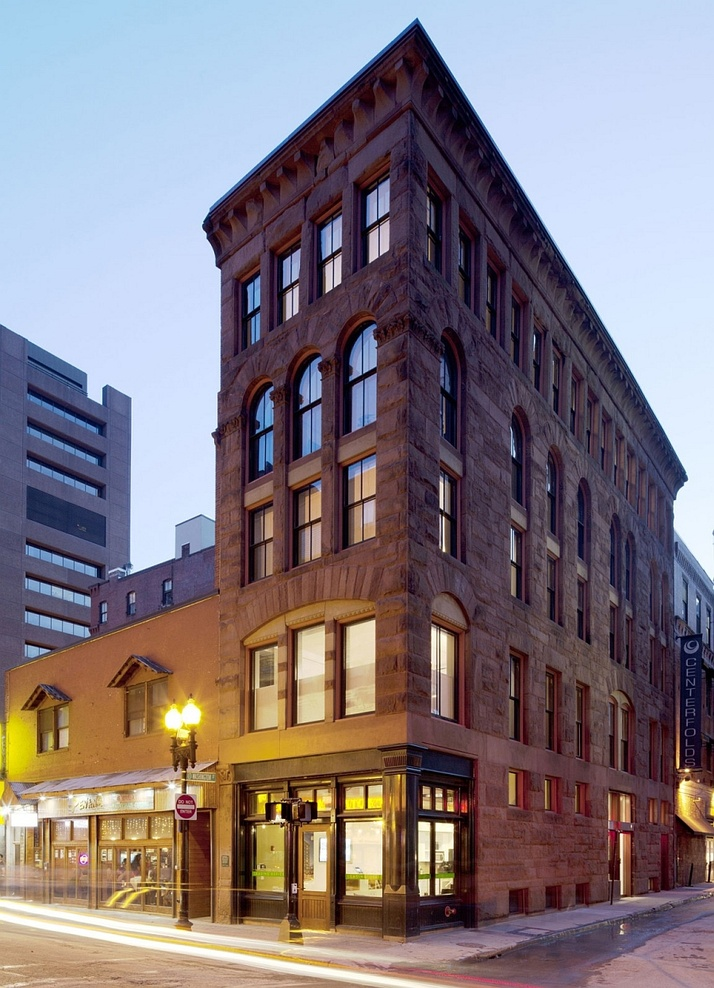
#> input picture A2/Q2/Exterior-of-the-hayden-building.jpg, 714 x 988 px, shrunk from 900 x 1246 before the run, found by its file name
$ jupyter execute code.ipynb
#> lines starting #> are read from the running program, lines starting #| are printed output that depends on the picture
# **DEPENDENCIES**

[cell 1]
import numpy as np
import matplotlib.pyplot as plt
from PIL import Image

# **DATASET**

[cell 2]
hayden_building_path = "/content/Exterior-of-the-hayden-building.jpg"

# **HARRIS CORNER DETECTION**
### `gaussian_mask(n, sigma=None)`

This function generates a 1D Gaussian kernel of size `n` with an optional standard deviation `sigma`. If `sigma` is not provided, it calculates an appropriate value based on the kernel size. The Gaussian kernel is used for smoothing and blurring images. Here's a breakdown:

- If `sigma` is not provided, it calculates an appropriate standard deviation `sigma` based on the kernel size.
- It generates a 1D array `X` representing the values from -(n//2) to n//2.
- It computes the Gaussian kernel by applying the Gaussian function to the array `X` using the calculated or provided `sigma`.

### `separable_conv(I, filter_x, filter_y)`

This function performs separable convolution on an input image `I` using two 1D convolution kernels, `filter_x` and `filter_y`. It separates the convolution process into two steps, first in the horizontal direction (`I_a`), and then in the vertical direction (`I_b`). Here's a breakdown:

- It calculates the dimensions of the input image `I` (height and width) and initializes two empty arrays, `I_a` and `I_b`, to store the results of convolution in the horizontal and vertical directions.
- It iterates over the horizontal direction, applying convolution with `filter_x` to obtain `I_a`.
- It then iterates over the vertical direction, applying convolution with `filter_y` to obtain the final result `I_b`.

### `detect(I, n_g=5, n_w=5, k=0.06)`

This is the main detection function, implementing the Harris corner detector. It calculates the corner response and other intermediate results for an input image `I`. Here's a breakdown:

- It calculates the dimensions of the input image `I` (height and width).
- It computes image gradients `I_x` and `I_y` using Sobel operators to detect edges.
- Gaussian smoothing is applied to `I_x` and `I_y` to reduce noise.
- The structure tensor elements `D` are computed using the gradients and Gaussian smoothing.
- The function extracts `P`, `Q`, and `R` from `D` and calculates corner response values `L_1` and `L_2`.
- Finally, the corner response image `C` is computed using the eigenvalues of the structure tensor and the Harris corner response formula.

The function returns `C` (corner response), `I_x` and `I_y` (gradient images), `L_1` and `L_2` (eigenvalues of the structure tensor). These values are used for corner detection and feature extraction in computer vision applications.

[cell 3]
def gaussian_mask(n, sigma=None):
    if sigma is None:
        sigma = 0.3 * (n // 2) + 0.8
    X = np.arange(-(n//2), n//2+1)
    kernel = np.exp(-(X**2)/(2*sigma**2))
    return kernel

def seperable_conv(I, filter_x, filter_y):
    h, w = I.shape[:2]
    n = filter_x.shape[0]//2
    I_a = np.zeros(I.shape)
    I_b = np.zeros(I.shape)
    for x in range(n, w-n):
        patch = I[:, x-n:x+n+1]
        I_a[:, x] = np.sum(patch * filter_x, 1)
    filter_y = np.expand_dims(filter_y, 1)
    for y in range(n, h-n):
        patch = I_a[y-n:y+n+1, :]
        I_b[y, :] = np.sum(patch * filter_y, 0)
    return I_b

def detect(I, n_g=5, n_w=5, k=0.06):
    h, w = I.shape
    sobel_1 = np.array([-1, 0, 1])
    sobel_2 = np.array([1, 2, 1])
    I_x = seperable_conv(I, sobel_1, sobel_2)
    I_y = seperable_conv(I, sobel_2, sobel_1)
    g_kernel = gaussian_mask(n_g)
    I_x = seperable_conv(I_x, g_kernel, g_kernel)
    I_y = seperable_conv(I_y, g_kernel, g_kernel)
    D_temp = np.zeros((h, w, 2, 2))
    D_temp[:, :, 0, 0] = np.square(I_x)
    D_temp[:, :, 0, 1] = I_x * I_y
    D_temp[:, :, 1, 0] = D_temp[:, :, 0, 1]
    D_temp[:, :, 1, 1] = np.square(I_y)
    g_filter = gaussian_mask(n_w)
    g_filter = np.dstack([g_filter] * 4).reshape(n_w, 2, 2)
    D = seperable_conv(D_temp, g_filter, g_filter)
    P = D[:, :, 0, 0]
    Q = D[:, :, 0, 1]
    R = D[:, :, 1, 1]
    T1 = (P + R) / 2
    T2 = np.sqrt(np.square(P - R) + 4 * np.square(Q)) / 2
    L_1 = T1 - T2
    L_2 = T1 + T2
    C = L_1 * L_2 - k * np.square(L_1 + L_2)
    return C, I_x, I_y, L_1, L_2

# **TESTING**

1. **Image Loading and Preprocessing**

2. **Corner Detection**

3. **Plotting Gradients `I_x` and `I_y`**

4. **Plotting Eigenvalues `L_1` and `L_2`**

5. **Plotting Corner-ness Map and Detected Corners**

[cell 4]
img_path = hayden_building_path
img = np.array(Image.open(img_path).convert('L'))
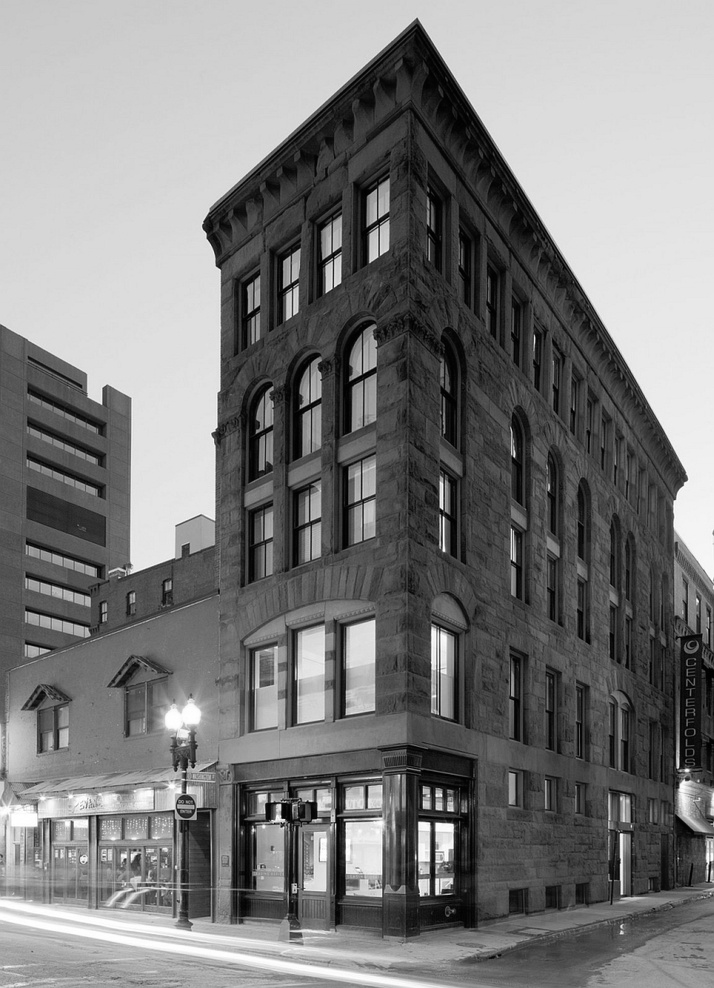
#> img: shape (988, 714); min 0, max 255, mean 123.9
img = (img - img.min())/(img.max()-img.min())
C, I_x, I_y, L_1, L_2 = detect(img, k=0.06)
#> after the loop in seperable_conv, `for x in range(n, w-n):`:
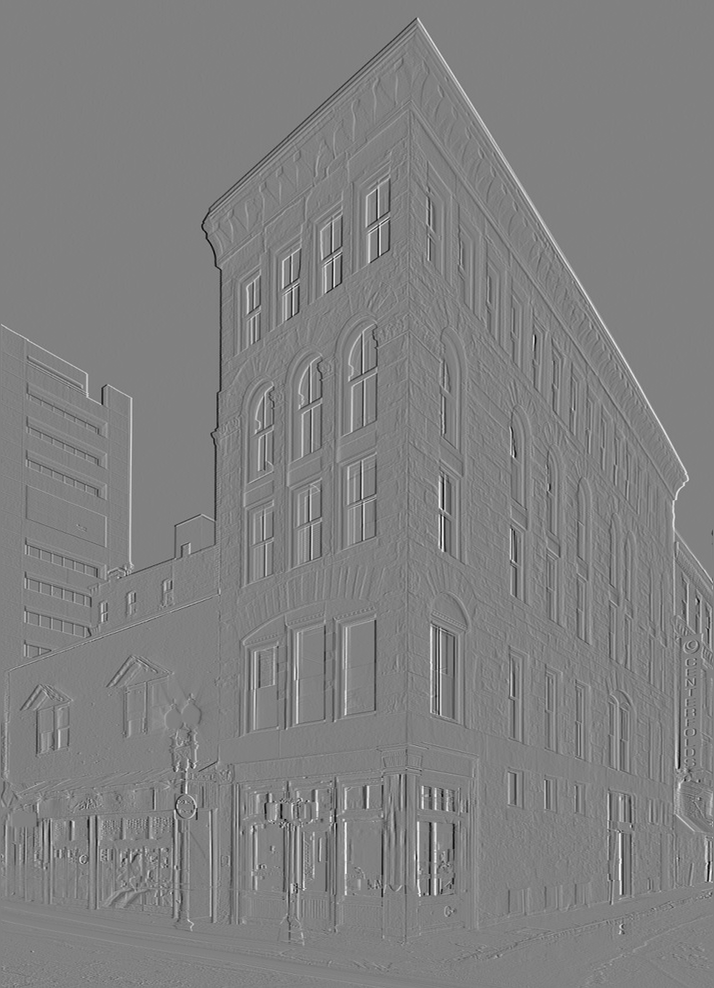
#> I_a: shape (988, 714) float64; min -0.925, max 0.91, mean 0.000261; drawn with min black and max white
#> after the loop in seperable_conv (call 2), `for y in range(n, h-n):`:
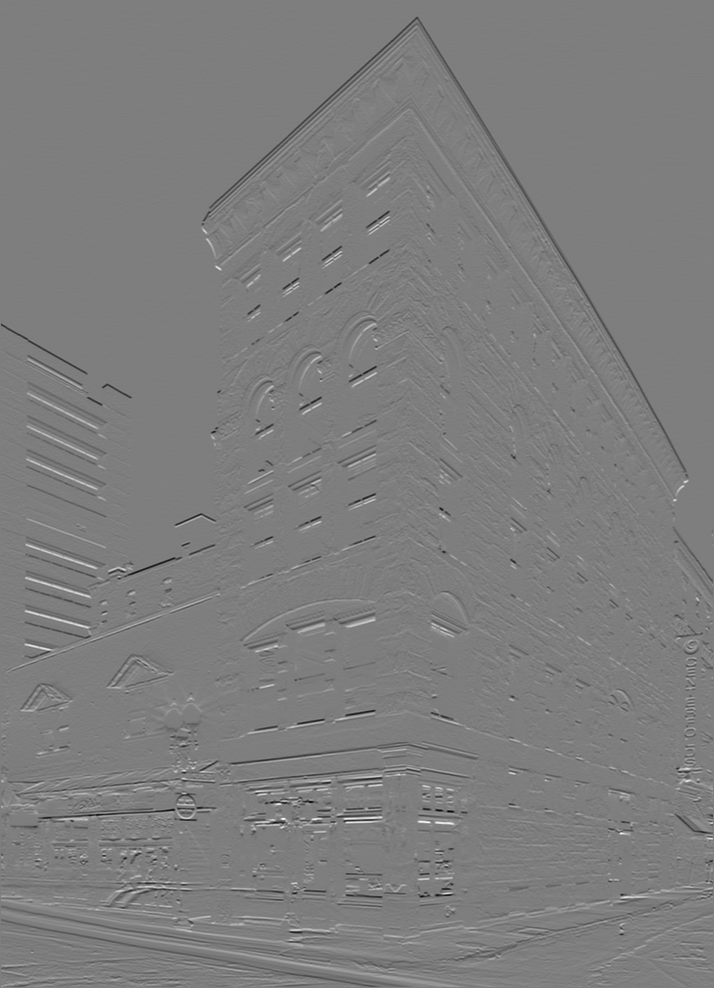
#> I_b: shape (988, 714) float64; min -3.39, max 3.46, mean -0.00159; drawn with min black and max white
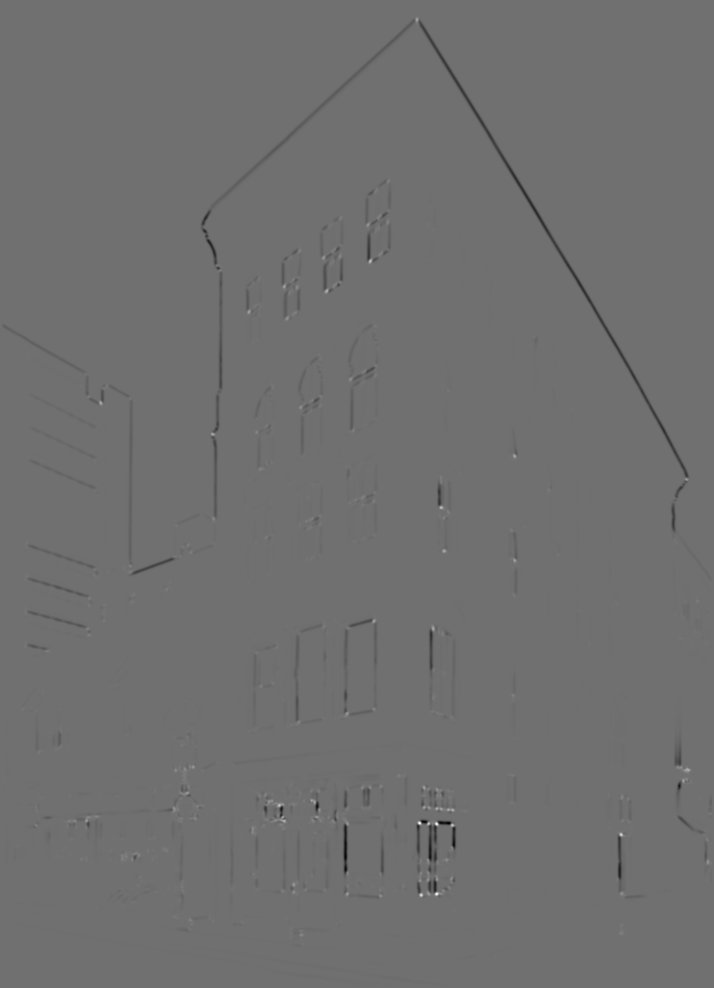
#> C: shape (988, 714) float64; min -415104.8, max 527405.9, mean -1875.7; drawn with min black and max white
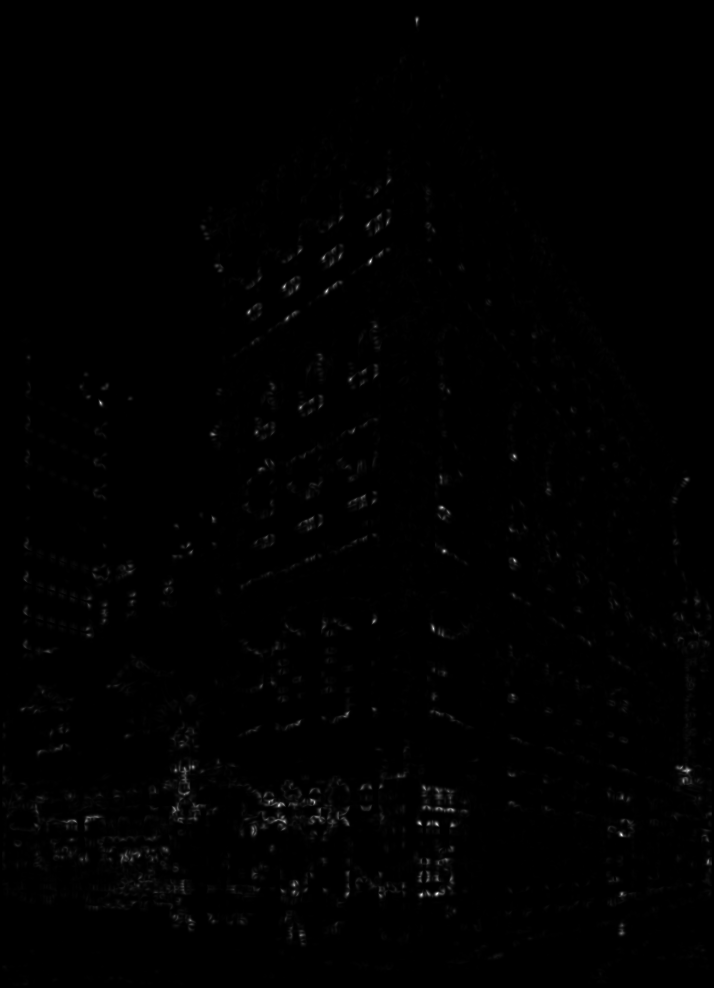
#> L_1: shape (988, 714) float64; min 0, max 596.9, mean 3.2; drawn with min black and max white
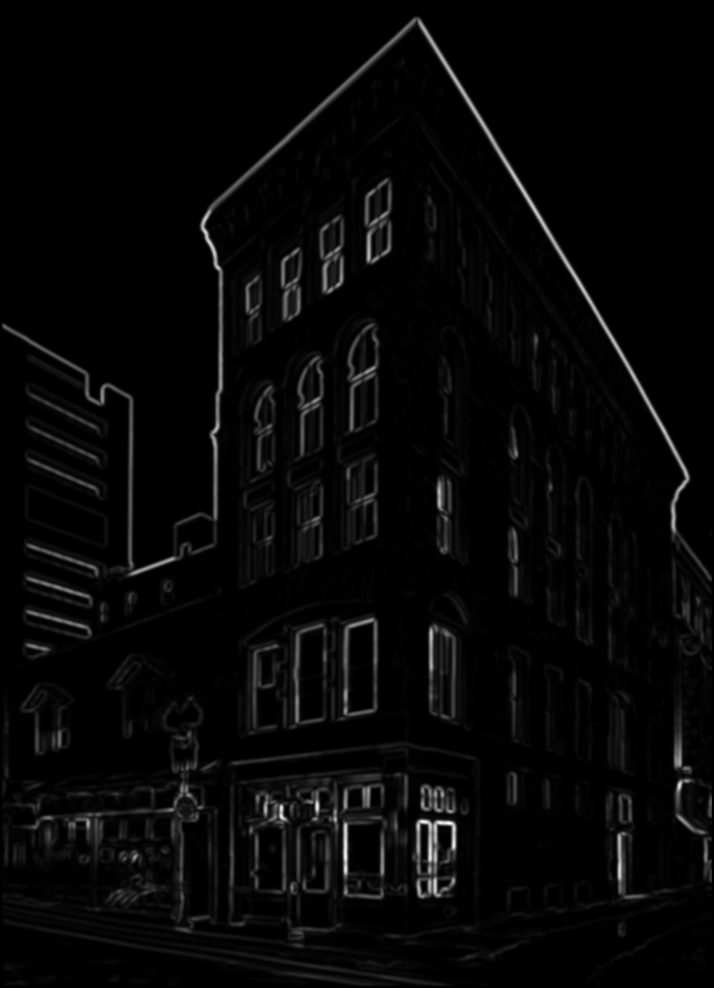
#> L_2: shape (988, 714) float64; min 0, max 2678, mean 77.5; drawn with min black and max white
C = (C - C.min())/(C.max()-C.min())

plt.figure(figsize=(13, 5))
plt.subplot(121)
plt.title('$I_x$')
plt.imshow(I_x, cmap='gray')
plt.subplot(122)
plt.title('$I_y$')
plt.imshow(I_y, cmap='gray')
plt.tight_layout()
plt.show()


plt.figure(figsize=(13, 5))
plt.subplot(121)
plt.title(r'$\lambda_1$')
plt.imshow(L_1, cmap='gnuplot')
# plt.colorbar()
plt.subplot(122)
plt.title(r'$\lambda_2$')
plt.imshow(L_2, cmap='gnuplot')
# plt.colorbar()
plt.tight_layout()
plt.show()


plt.figure(figsize=(13, 5))
plt.subplot(121)
plt.imshow(C-0.457, cmap='gnuplot')
plt.title('Corner-ness Map')
plt.subplot(122)
plt.imshow(img/2+2*C*(C >= 0.457), cmap='gnuplot')
plt.title('Detected Corners')
plt.tight_layout()
plt.show()
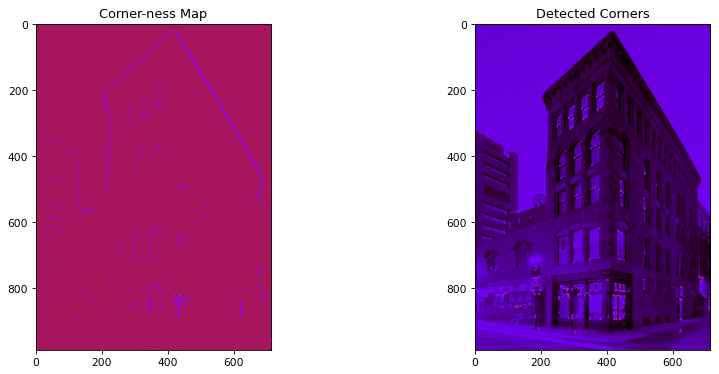
#> figure drawn by matplotlib, 2 panels
